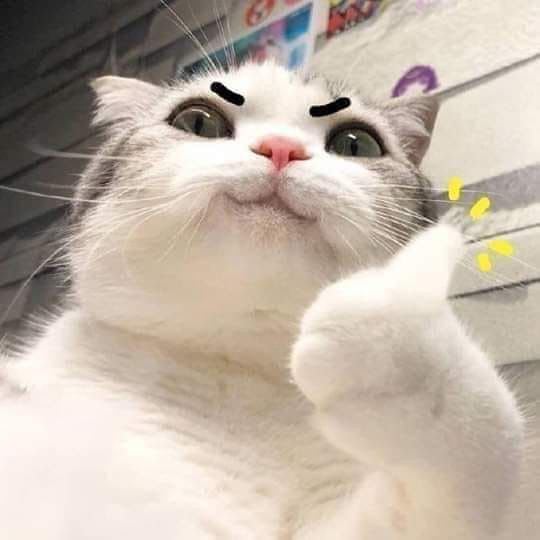
#> input picture image1.jpg, 540 x 540 px
$ jupyter execute Image_Compression_Gray.ipynb
#> lines starting #> are read from the running program, lines starting #| are printed output that depends on the picture
[cell 1]
import numpy as np
import numpy.linalg as la
import matplotlib.pyplot as plt
import cv2

[cell 2]
#SVD algorithms
def calculate_eigh_ATA(A):
    '''
        Calculate the eigenvalues and eigenvectors of matrix A^T.A
        Arguments:
            A: numpy array - the image
        Returns:
            eigenvalues: numpy array
            eigenvectors: numpy array
    '''
    ATA = np.dot(A.T, A)
    eigenvalues, eigenvectors = la.eigh(ATA)
    eigenvalues = np.maximum(eigenvalues, 0.)

    #sort descending
    sorted_index = eigenvalues.argsort()[::-1]
    eigenvalues = eigenvalues[sorted_index]
    eigenvectors = eigenvectors[:, sorted_index]

    return eigenvalues, eigenvectors

def calculate_svd(A):
    '''
        Using SVD to calculate U, sigma and V^T matrices of matrix A
        Arguments:
            A: numpy array - the image
        Returns:
            U: numpy array
            sigma: numpy array
            V_T: numpy array
    '''
    m = A.shape[0]
    n = A.shape[1]

    #check to know calculate U or V^T first
    if m >= n:
        eigenvalues, eigenvectors = calculate_eigh_ATA(A.T)

        sigma = np.zeros([m, n])
        for i in range(min(m, n)):
            sigma[i][i] = max(eigenvalues[i], 0.)
        sigma = np.maximum(np.sqrt(sigma), 0)

        U = eigenvectors

        V = np.zeros([n, n])
        for i in range(n):
            V[:, i] = np.dot(A.T, U[:, i]) / sigma[i][i]
        V_T = V.T
    else:
        eigenvalues, eigenvectors = calculate_eigh_ATA(A)

        sigma = np.zeros([m, n])
        for i in range(min(m, n)):
            sigma[i][i] = max(eigenvalues[i], 0.)
        sigma = np.maximum(np.sqrt(sigma), 0)

        V = eigenvectors
        V_T = V.T

        U = np.zeros([m, m])
        for i in range(m):
            U[:, i] = np.dot(A, V[:, i]) / sigma[i][i]

    return U, sigma, V_T


def find_A_approx(A, rank):
    '''
        Calculate the matrix A_approximately of A with rank using SVD
        Arguments:
            A: numpy array - the image
            rank: int - the rank of the approximate matrix,
                the greater the rank is the more accuracy the approximate image is
        Returns:
            result: numpy array - the approximately image
            error: float - the error of the approximate image
    '''
    U, sigma, V_T = calculate_svd(A)
    #approximate matrix with rank
    new_A = U[:, :rank] @ sigma[:rank, :rank] @ V_T[:rank, :]
    #calculate error
    if rank < min(A.shape[0], A.shape[1]):
      error = np.sum(sigma[rank:, :])/ np.sum(sigma)
    else:
      error = 0.
    return new_A, error

[cell 3]
#load image
default_image = cv2.imread('image1.jpg')
#> default_image is the input picture: shape (540, 540, 3); mean B, G, R 166.2, 178.7, 191.5
plt.imshow(default_image)
plt.show()
#because image after load by
#cv2.imread is BGR, we need to convert to RGB
default_image = cv2.cvtColor(default_image, cv2.COLOR_BGR2RGB)
plt.imshow(default_image)
plt.show()

[cell 4]
#image'shape
default_image.shape
#> Out = (540, 540, 3)

[cell 5]
#convert image to gray image
gray_image = cv2.cvtColor(default_image, cv2.COLOR_RGB2GRAY)
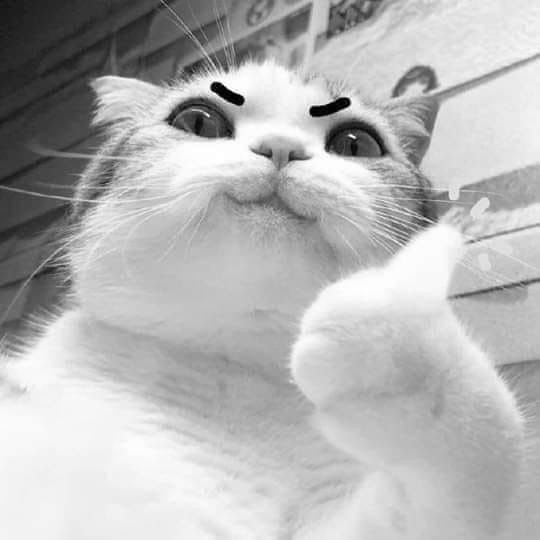
#> gray_image: shape (540, 540); min 0, max 255, mean 181.1
plt.imshow(gray_image, cmap = 'gray')
plt.show()

[cell 6]
#image's shape after convert to gray
gray_image.shape
#> Out = (540, 540)

[cell 7]
#convert image to matrix to compress
gray_image = np.array(gray_image)
gray_image

[cell 8]
#scale
gray_image = gray_image/255.
gray_image

[cell 9]
#find approximate matrix by SVD and its max rank
U, sigma, V_T = calculate_svd(gray_image)
#> in calculate_eigh_ATA, `ATA = np.dot(A.T, A)`:
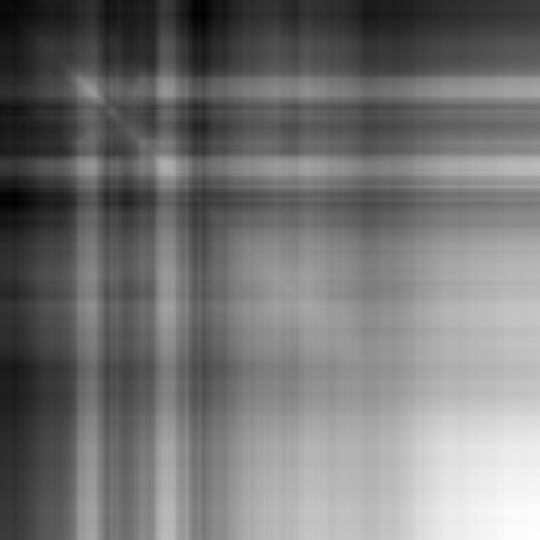
#> ATA: shape (540, 540) float64; min 166.2, max 406.3, mean 275.9; drawn with min black and max white
#> in calculate_eigh_ATA, `eigenvalues, eigenvectors = la.eigh(ATA)`:
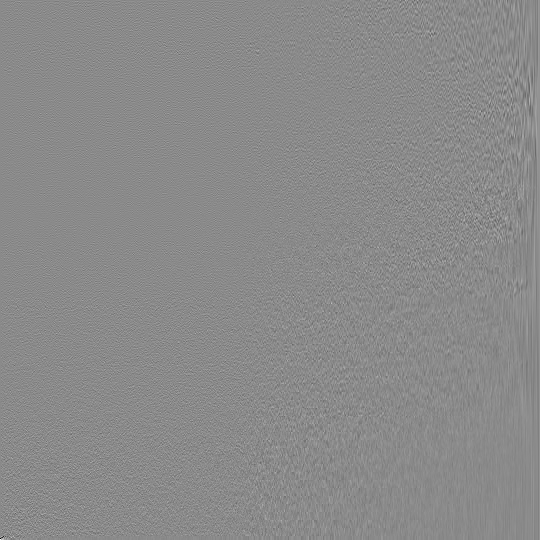
#> eigenvectors: shape (540, 540) float64; min -0.748, max 0.629, mean 8.34e-05; drawn with min black and max white
#> in calculate_eigh_ATA, `eigenvalues, eigenvectors = la.eigh(ATA)`: eigenvalues = 540 values from 2.46e-09 to 151265.6
#> in calculate_eigh_ATA, `sorted_index = eigenvalues.argsort()[::-1]`: sorted_index = 540 values, max 539 at index 0, min 0 at index 539, mean 269.5
#> in calculate_eigh_ATA, `eigenvalues = eigenvalues[sorted_index]`: eigenvalues = 540 values, max 151265.6 at index 0, min 2.46e-09 at index 539, mean 299.7
max_rank = la.matrix_rank(sigma)
#> max_rank = 540

[cell 10]
#show rank of about 50 to the end not affected so much
x_values = list(range(max_rank))
#> x_values = 540 values from 0 to 539
y_values = list(sigma[i][i] for i in x_values)
#> y_values = 540 values, max 388.9 at index 0, min 4.96e-05 at index 539, mean 1.7
plt.figure(figsize=(15,5))
plt.plot(x_values, y_values)
plt.xlabel('Rank of matrix')
plt.ylabel('Value of sigma')
plt.show()
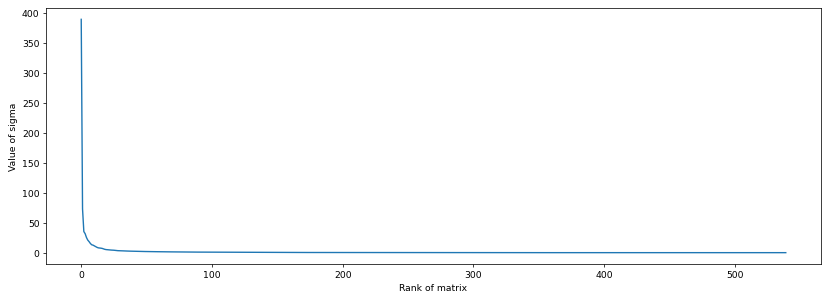
#> figure drawn by matplotlib, 1 panel; curve peaks at x = 0, y = 388.9

[cell 11]
#find rank of approximate matrix has an error less than 10%.
for rank in range(1, max_rank):
    approx_image, error= find_A_approx(gray_image, rank)
    if error < 0.1:
        break
#> this loop made 66 passes
#> error on passes 1 to 12: 0.577, 0.497, 0.459, 0.425, 0.397, 0.374, 0.354, 0.338, 0.323, 0.31, 0.297, 0.286
#> pass 1, in find_A_approx, `new_A = U[:, :rank] @ sigma[:rank, :rank] @ V_T[:rank, :]`:
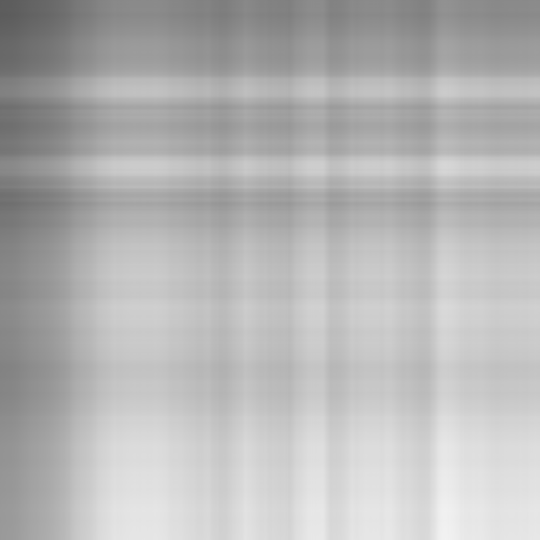
#> new_A: shape (540, 540) float64; min 0.361, max 0.949, mean 0.711
#> pass 2, in find_A_approx (call 2), `new_A = U[:, :rank] @ sigma[:rank, :rank] @ V_T[:rank, :]`:
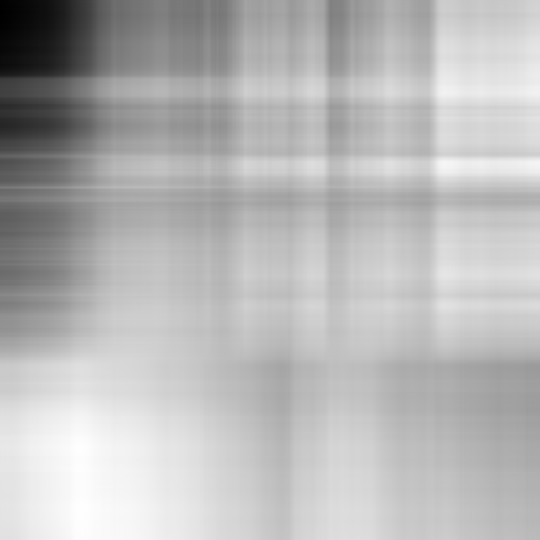
#> new_A: shape (540, 540) float64; min -0.0732, max 1.02, mean 0.71; drawn with min black and max white
#> pass 3, in find_A_approx (call 3), `new_A = U[:, :rank] @ sigma[:rank, :rank] @ V_T[:rank, :]`:
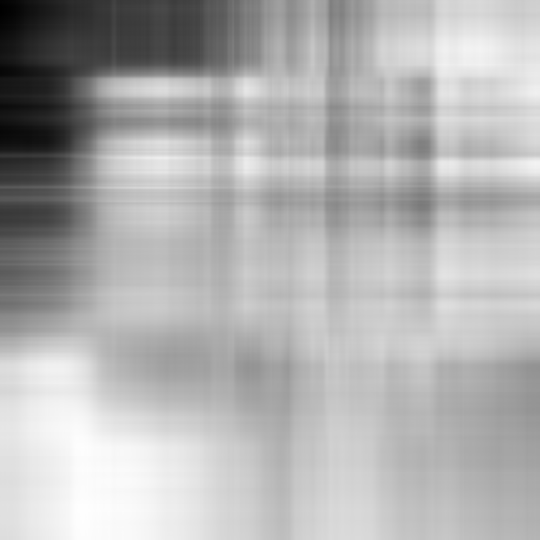
#> new_A: shape (540, 540) float64; min 0.0222, max 1.01, mean 0.71; drawn with min black and max white

[cell 12]
#the error less than 10% with rank 66
rank
#> Out = 66

[cell 13]
approx_image, error= find_A_approx(gray_image, 66)
#> error = 0.0987
approx_image *= 255
plt.text(90, 650, "ERROR: " + str(error))
plt.imshow(approx_image, cmap = 'gray')
plt.show()

[cell 14]
approx_image, error= find_A_approx(gray_image, 65)
#> error = 0.1
approx_image *= 255
plt.text(90, 650, "ERROR: " + str(error))
plt.imshow(approx_image, cmap = 'gray')
plt.show()

$ run again, with image2.jpg copied over image1.jpg
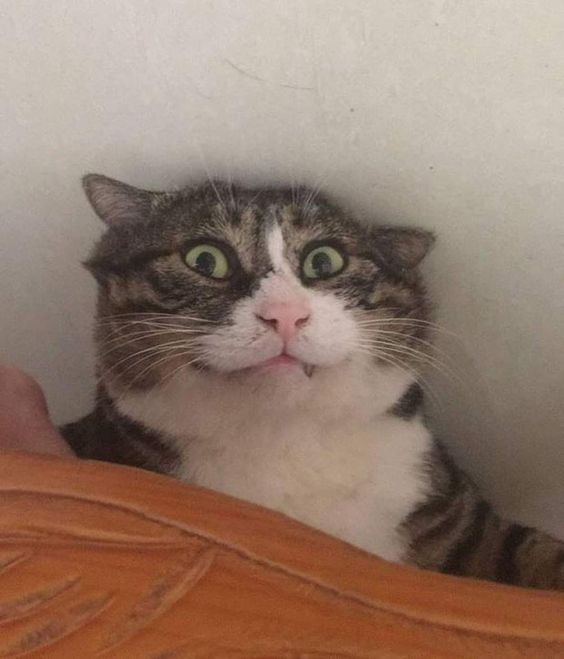
#> input picture image2.jpg, 564 x 659 px
#> default_image is the input picture: shape (659, 564, 3); mean B, G, R 107.6, 122.1, 146.9
#> in calculate_eigh_ATA, `eigenvalues, eigenvectors = la.eigh(ATA)`: eigenvalues = 659 values from -1.58e-12 to 103477.2
#> in calculate_eigh_ATA, `eigenvalues = np.maximum(eigenvalues, 0.)`: eigenvalues = 659 values from 0 to 103477.2
#> sorted_index = 659 values, max 658 at index 0, min 0 at index 613, mean 329
#> in calculate_eigh_ATA, `eigenvalues = eigenvalues[sorted_index]`: eigenvalues = 659 values, max 103477.2 at index 0, min 0 at index 613, mean 163
#> in calculate_svd, `V_T = V.T`:
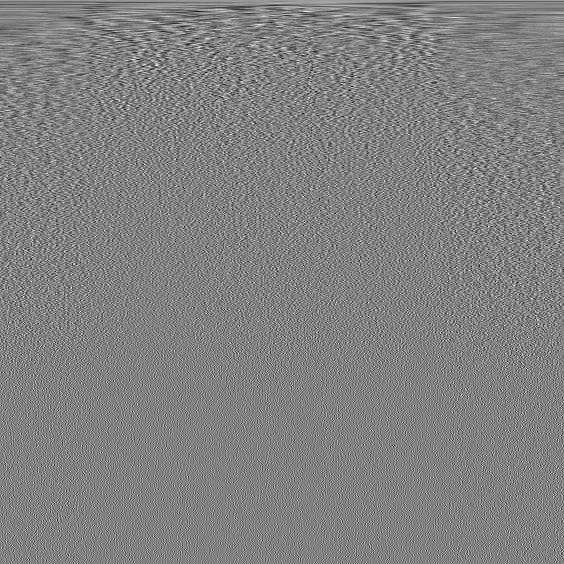
#> V_T: shape (564, 564) float64; min -0.222, max 0.216, mean 7.28e-05; drawn with min black and max white
#> max_rank = 564
#> y_values = 564 values, max 321.7 at index 0, min 0.00368 at index 563, mean 1.19
#> the loop `for rank in range(1, max_rank):` made 93 passes
#> error on passes 1 to 8: 0.52, 0.458, 0.413, 0.386, 0.365, 0.345, 0.331, 0.318
#> pass 3, in find_A_approx (call 3), `new_A = U[:, :rank] @ sigma[:rank, :rank] @ V_T[:rank, :]`:
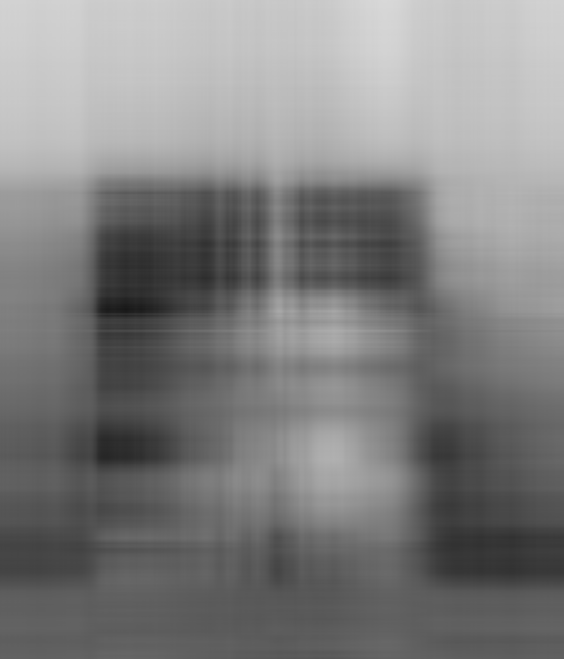
#> new_A: shape (659, 564) float64; min 0.0928, max 0.849, mean 0.501
#> `approx_image, error= find_A_approx(gray_image, 66)`: error = 0.131
#> `approx_image, error= find_A_approx(gray_image, 65)`: error = 0.132
